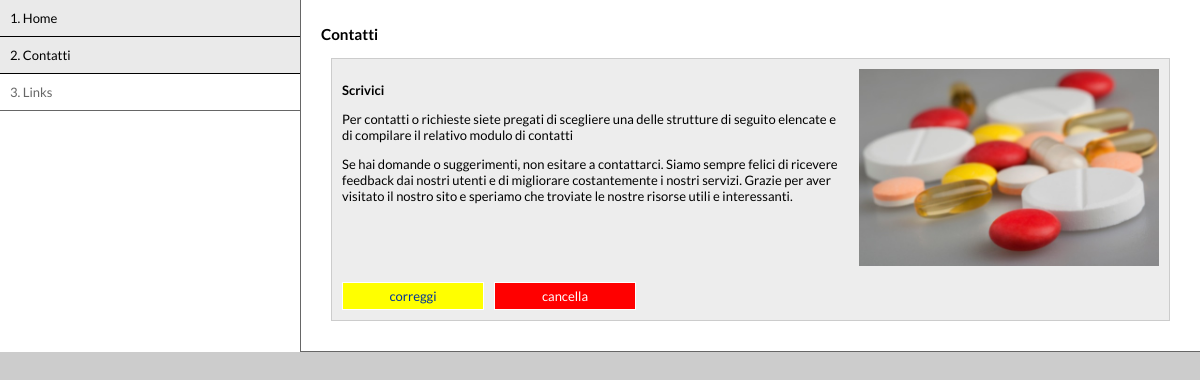
Page /index.php?p=2 on the committed database.
### tables this page shows
CREATE TABLE `pagine` (
  `id_page` int(11) NOT NULL,
  `nome` tinytext NOT NULL,
  `url` tinytext NOT NULL,
  `pos` int(11) NOT NULL
);

CREATE TABLE `testi` (
  `id_par` int(11) NOT NULL,
  `titolo` tinytext DEFAULT NULL,
  `testo` text DEFAULT NULL,
  `imm` tinytext DEFAULT NULL,
  `pos_par` int(11) NOT NULL,
  `page_id` int(11) NOT NULL
);

### index.php (the view, shortened to what this page needs)
<?php require_once('DBConn.php');
$query_pagine = "SELECT id_page, nome, pos FROM pagine ORDER BY pos ASC";
$pagine = mysqli_query($DBConn, $query_pagine);
$row_pagine = mysqli_fetch_assoc($pagine);
$totalRows_pagine = mysqli_num_rows($pagine);
$colname_pagina = "-1";
if (isset($_GET['p'])) {
  $colname_pagina = $_GET['p'];
}
$query_pagina = "SELECT * FROM pagine WHERE id_page = $colname_pagina";
$pagina = mysqli_query($DBConn, $query_pagina);
$row_pagina = mysqli_fetch_assoc($pagina);
$colname_par = "-1";
if (isset($_GET['p'])) {
  $colname_par = $_GET['p'];
}
$query_par = "SELECT * FROM testi WHERE page_id = $colname_par ORDER BY pos_par ASC";
$par = mysqli_query($DBConn, $query_par);
$row_par = mysqli_fetch_assoc($par);
$totalRows_par = mysqli_num_rows($par);
?>
<!DOCTYPE html>
<html lang="it">
<head>
	<link href="admin.css" rel="stylesheet" type="text/css" />
</head>
<body>
<table width="100%" border="0" cellspacing="0" cellpadding="0">
	<tr>
		<td valign="top" class="menu">
			<ul>
				<?php if ($totalRows_pagine > 0) { ?>
					<?php do { ?>
					<li>
						<a href="index.php?p=<?php echo $row_pagine['id_page']; ?>"<?php if($_GET['p']==$row_pagine['id_page']) { ?> class="sel"<?php } ?>>
							<?php echo $row_pagine['pos']; ?>. <?php echo $row_pagine['nome']; ?>
						</a>
					</li>
					<?php } while ($row_pagine = mysqli_fetch_assoc($pagine)); ?>
			<?php } ?>
			</ul>
		</td>
		<td valign="top" class="contents">
			<h3><?php echo $row_pagina['nome']; ?></h3>
			<?php if ($totalRows_par > 0) { ?>
				<?php do { ?>
				<div class="par">
					<?php if($row_par['imm']!="") { ?>
					<div class="img"><img src="images/<?php echo $row_par['imm']; ?>" /></div>
					<?php } ?>
					<p><strong><?php echo $row_par['titolo']; ?></strong></p>
					<div class="p"><?php echo $row_par['testo']; ?></div>
					<p>
						<a href="edit_par.php?p=<?php echo $row_pagina['id_page']; ?>&par=<?php echo $row_par['id_par']; ?>" class="edit">correggi</a>
						<a href="index.php?p=<?php echo $row_pagina['id_page']; ?>&par=<?php echo $row_par['id_par']; ?>&action=deletePar" class="delete" onclick="tmt_confirm('Attenzione,%20questa%20azione%20&egrave;%20definitiva!');return document.MM_returnValue">cancella</a>
					</p>
				</div>
				<?php } while ($row_par = mysqli_fetch_assoc($par)); ?>
			<?php } ?>
		</td>
	</tr>
</table>
</body>
</html>

### admin.css (style rules this page uses)
body { margin: 0px; padding: 0px; font-family: 'Lato', sans-serif; font-size:13px; background-color:#CCCCCC; }
table { background-color:#FFFFFF; }
.menu { width: 300px; }
.menu ul { margin: 0px; padding: 0px; list-style: none; }
.menu a { text-decoration: none; display: block; color: #666666; padding: 10px; border-bottom:1px solid #666; }
.menu a:hover, .menu a.sel { color:#000000; border-bottom:1px solid #000000; background-color:#EAEAEA; }
.contents { padding: 10px 20px 20px; border-left: 1px solid #666; border-bottom: 1px solid #666; }
.par { background: #EDEDED; margin: 10px; padding: 10px; border: 1px solid #CCCCCC; }
.img { float: right; width: 40%; max-width:300px; margin-left: 20px; }
.img img, .img2 img { width: 100%; }
.contents .new, .contents .edit, .contents .delete { float:left; width:120px; text-align:center; padding:5px 10px; font-weight:normal; margin-right:10px; }
a.new, a.edit, a.delete, a.new2 { display:block; text-decoration:none; border:1px solid #FFFFFF; }
.edit { color: #003399; background: #FFFF00; }
.delete { color: #FFFFFF; background: #FF0000; }

### rows in the picture
pagine: pos "1", nome "Home"
pagine: pos "2", nome "Contatti"
pagine: pos "3", nome "Links"
testi: imm (picture), titolo "Scrivici", testo "Per contatti o richieste siete pregati di scegliere una delle strutture di seguito elencate e di compilare il relativo modulo di contatti Se hai domande o suggerimenti, non esitare a contattarci. Siamo sempre felici di ricevere feedback dai nostri utenti e di migliorare costantemente i nostri servizi. Grazie per aver visitato il nostro sito e speriamo che troviate le nostre risorse utili e interessanti."
